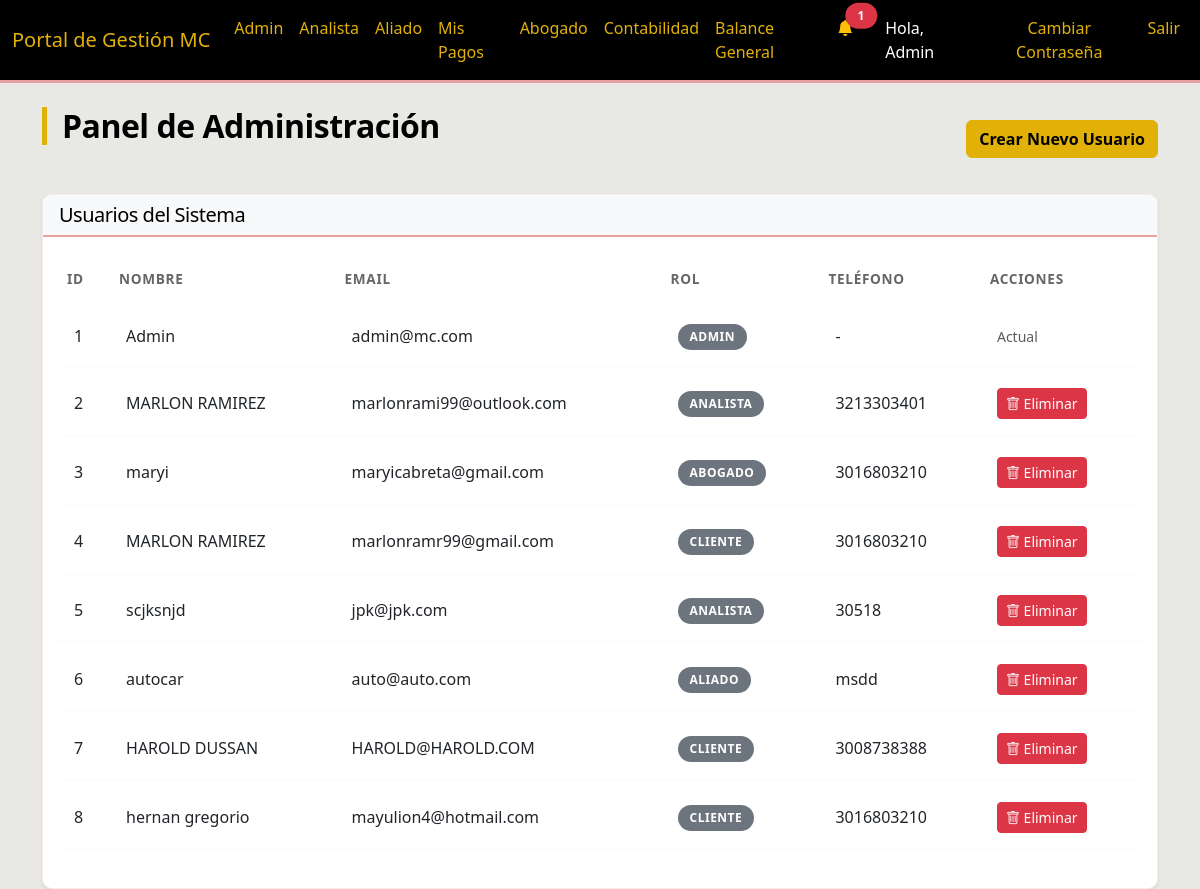
The page /admin (signed in) on the database its author committed.
### models.py (models this page shows)
class User(UserMixin, db.Model):
    id = db.Column(db.Integer, primary_key=True)
    nombre_completo = db.Column(db.String(100), nullable=False)
    telefono = db.Column(db.String(20))
    email = db.Column(db.String(120), unique=True, nullable=False)
    rol = db.Column(db.String(20), nullable=False)  # 'Admin', 'Analista', 'Abogado', 'Aliado'
    password = db.Column(db.String(200)) # Added password for auth
    payments = db.relationship('AllyPayment', backref='ally', lazy=True)

### routes/admin.py (the view)
@admin_bp.route('/admin')
@login_required
def admin_dashboard():
    if current_user.rol != 'Admin':
        flash('Acceso no autorizado', 'danger')
        return redirect(url_for('main.index'))
    users = User.query.all()
    return render_template('admin/dashboard.html', users=users)

### app.py (called while the page is built)
@login_manager.user_loader
def load_user(user_id):
    return User.query.get(int(user_id))

### templates/admin/dashboard.html (shortened to what this page needs)
{% extends "base.html" %}
{% block content %}
<div class="d-flex justify-content-between align-items-center mb-4">
    <h2>Panel de Administración</h2>
    <button type="button" class="btn btn-primary" data-bs-toggle="modal" data-bs-target="#createUserModal">
        Crear Nuevo Usuario
    </button>
</div>
<div class="card shadow-sm">
    <div class="card-header bg-light">
        <h5 class="mb-0">Usuarios del Sistema</h5>
    </div>
    <div class="card-body">
        <div class="table-responsive">
            <table class="table table-hover">
                <thead>
                    <tr>
                        <th>ID</th>
                        <th>Nombre</th>
                        <th>Email</th>
                        <th>Rol</th>
                        <th>Teléfono</th>
                        <th>Acciones</th>
                    </tr>
                </thead>
                <tbody>
                    {% for user in users %}
                    <tr>
                        <td>{{ user.id }}</td>
                        <td>{{ user.nombre_completo }}</td>
                        <td>{{ user.email }}</td>
                        <td><span class="badge bg-secondary">{{ user.rol }}</span></td>
                        <td>{{ user.telefono or '-' }}</td>
                        <td>
                            {% if user.id != current_user.id %}
                            <form action="{{ url_for('admin.delete_user', user_id=user.id) }}" method="POST"
                                onsubmit="return confirm('¿Estás seguro de eliminar a este usuario? Esta acción es irreversible.');"
                                style="display:inline;">
                                <button type="submit" class="btn btn-sm btn-danger" title="Eliminar">
                                    <i class="bi bi-trash"></i> Eliminar
                                </button>
                            </form>
                            {% else %}
                            <span class="text-muted small">Actual</span>
                            {% endif %}
                        </td>
                    </tr>
                    {% endfor %}
                </tbody>
            </table>
        </div>
    </div>
</div>
{% endblock %}

### templates/base.html (shortened to what this page needs)
<!DOCTYPE html>
<html lang="es">
<head>
    <link href="https://cdn.jsdelivr.net/npm/bootstrap@5.3.0/dist/css/bootstrap.min.css" rel="stylesheet">
    <link href="https://cdn.jsdelivr.net/npm/bootstrap-icons@1.7.2/font/bootstrap-icons.css" rel="stylesheet">
    <link rel="stylesheet" href="{{ url_for('static', filename='css/style.css') }}">
</head>
<body>
    <nav class="navbar navbar-expand-lg navbar-dark bg-dark">
        <div class="container-fluid">
            <a class="navbar-brand" href="#">Portal de Gestión MC</a>
            <div class="collapse navbar-collapse" id="navbarNav">
                <ul class="navbar-nav me-auto">
                    {% if current_user.is_authenticated %}
                    {% if current_user.rol == 'Admin' %}
                    <li class="nav-item"><a class="nav-link" href="{{ url_for('admin.admin_dashboard') }}">Admin</a>
                    </li>
                    {% endif %}
                    {% if current_user.rol == 'Analista' or current_user.rol == 'Admin' %}
                    <li class="nav-item"><a class="nav-link"
                            href="{{ url_for('analyst.analyst_dashboard') }}">Analista</a>
                    </li>
                    {% endif %}
                    {% if current_user.rol == 'Aliado' or current_user.rol == 'Admin' %}
                    <li class="nav-item"><a class="nav-link"
                            href="{{ url_for('aliados.aliados_dashboard') }}">Aliado</a>
                    </li>
                    <li class="nav-item"><a class="nav-link" href="{{ url_for('aliados.mis_pagos') }}">Mis Pagos</a>
                    </li>
                    {% endif %}
                    {% if current_user.rol == 'Abogado' or current_user.rol == 'Admin' %}
                    <li class="nav-item"><a class="nav-link" href="{{ url_for('lawyer.lawyer_dashboard') }}">Abogado</a>
                    </li>
                    <li class="nav-item"><a class="nav-link"
                            href="{{ url_for('main.accounting_dashboard') }}">Contabilidad</a>
                    </li>
                    <li class="nav-item"><a class="nav-link" href="{{ url_for('main.balance_general') }}">Balance
                            General</a>
                    </li>
                    {% endif %}
                    {% endif %}
                </ul>
                <ul class="navbar-nav">
                    {% if current_user.is_authenticated %}
                    <li class="nav-item dropdown me-3">
                        <a class="nav-link position-relative" href="#" id="navbarDropdownNotifications" role="button"
                            data-bs-toggle="dropdown" aria-expanded="false">
                            <i class="bi bi-bell{% if unread_messages_count > 0 %}-fill text-warning{% endif %}"></i>
                            {% if unread_messages_count > 0 %}
                            <span
                                class="position-absolute top-10 start-100 translate-middle badge rounded-pill bg-danger">
                                {{ unread_messages_count }}
                            </span>
                            {% endif %}
                        </a>
                    </li>
                    <li class="nav-item"><span class="nav-link text-light">Hola, {{ current_user.nombre_completo
                            }}</span></li>
                    <li class="nav-item">
                        <button type="button" class="btn btn-link nav-link" data-bs-toggle="modal"
                            data-bs-target="#changePasswordModal">
                            Cambiar Contraseña
                        </button>
                    </li>
                    <li class="nav-item"><a class="nav-link" href="{{ url_for('auth.logout') }}">Salir</a></li>
                    {% else %}
                    <li class="nav-item"><a class="nav-link" href="{{ url_for('auth.login') }}">Ingresar</a></li>
                    {% endif %}
                </ul>
            </div>
        </div>
    </nav>
    <div class="container mt-4">
        {% block content %}{% endblock %}
    </div>
</body>
</html>

### static/css/style.css (style rules this page uses)
:root { --color-dorado: #e1b107; --color-rosado: #e8a1a1; --color-gris: #e8e8e4; --color-blanco: #ffffff; --color-negro: #000000; }
body { background-color: var(--color-gris); font-family: 'Segoe UI', Tahoma, Geneva, Verdana, sans-serif; color: var(--color-negro); }
.navbar { background-color: var(--color-negro) !important; border-bottom: 3px solid var(--color-rosado); }
.navbar-brand, .nav-link { color: var(--color-dorado) !important; transition: color 0.3s; }
.nav-link.text-light { color: var(--color-blanco) !important; }
.btn-primary { background-color: var(--color-dorado); border-color: var(--color-dorado); color: var(--color-negro); font-weight: 600; }
.card { background-color: var(--color-blanco); border: 1px solid rgba(232, 161, 161, 0.2); border-radius: 10px; box-shadow: 0 4px 6px rgba(0, 0, 0, 0.05); transition: transform 0.2s, box-shadow 0.2s; }
.card-header { background-color: transparent; border-bottom: 2px solid var(--color-rosado); border-radius: 10px 10px 0 0 !important; font-weight: 700; color: var(--color-negro); }
h1, h2, h3, h4, h5, h6 { color: var(--color-negro); letter-spacing: -0.5px; }
h2 { border-left: 5px solid var(--color-dorado); padding-left: 15px; margin-bottom: 25px; font-weight: 700; }
.table { border-collapse: separate; border-spacing: 0 8px; }
.table thead th { border: none; text-transform: uppercase; font-size: 0.85rem; font-weight: 700; letter-spacing: 0.05em; color: #666; padding-bottom: 10px; }
.table tbody tr { background-color: var(--color-blanco); box-shadow: 0 2px 4px rgba(0, 0, 0, 0.02); transition: transform 0.2s, box-shadow 0.2s; }
.table td { border: none; vertical-align: middle; padding: 15px; }
.table td:first-child { border-top-left-radius: 8px; border-bottom-left-radius: 8px; }
.table td:last-child { border-top-right-radius: 8px; border-bottom-right-radius: 8px; }
.badge { font-weight: 600; padding: 0.6em 1em; border-radius: 50rem; text-transform: uppercase; font-size: 0.75rem; letter-spacing: 0.5px; }
.card { animation: fadeIn 0.5s ease-out forwards; }

### rows shown on the page
User: nombre_completo "Admin", id "1", email "admin@mc.com", rol "ADMIN", telefono "-", shows "Actual"
User: id "2", nombre_completo "MARLON RAMIREZ", email "marlonrami99@outlook.com", rol "ANALISTA", telefono "3213303401"
User: id "3", nombre_completo "maryi", email "maryicabreta@gmail.com", rol "ABOGADO", telefono "3016803210"
User: id "4", nombre_completo "MARLON RAMIREZ", email "marlonramr99@gmail.com", rol "CLIENTE", telefono "3016803210"
User: id "5", nombre_completo "scjksnjd", email "jpk@jpk.com", rol "ANALISTA", telefono "30518"
User: id "6", nombre_completo "autocar", email "auto@auto.com", rol "ALIADO", telefono "msdd"
User: id "7", nombre_completo "HAROLD DUSSAN", email "HAROLD@HAROLD.COM", rol "CLIENTE", telefono "3008738388"
User: id "8", nombre_completo "hernan gregorio", email "mayulion4@hotmail.com", rol "CLIENTE", telefono "3016803210"

### other values the page prints
{{ unread_messages_count }} "1"
